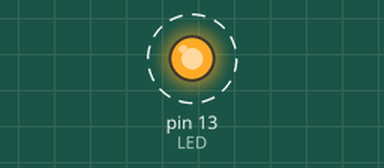
Recording of a sketch running on a simulated Arduino Uno, built with avr-gcc and run on an emulated ATmega328P. Shown: output pins drawn as LEDs (lit = HIGH). Dashed ring = blinking.

Above: at 0.5 s.
Timing chart, 0 to 4.6 s (numbered marks = the images above):
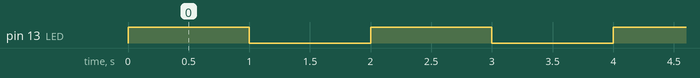

The sketch:

LED.ino
```cpp
#include <Arduino.h>
#define LED 13

void setup() {
  // put your setup code here, to run once:
  Serial.begin(9600);
  pinMode(LED, OUTPUT);
}

void loop() {
  // put your main code here, to run repeatedly:
  digitalWrite(LED, HIGH);
  delay(1000);
  digitalWrite(LED, LOW);
  delay(1000);
}
```

Measured:
- by itself, pin 13 (LED): alternates HIGH for 1.0 s and LOW for 1.0 s
